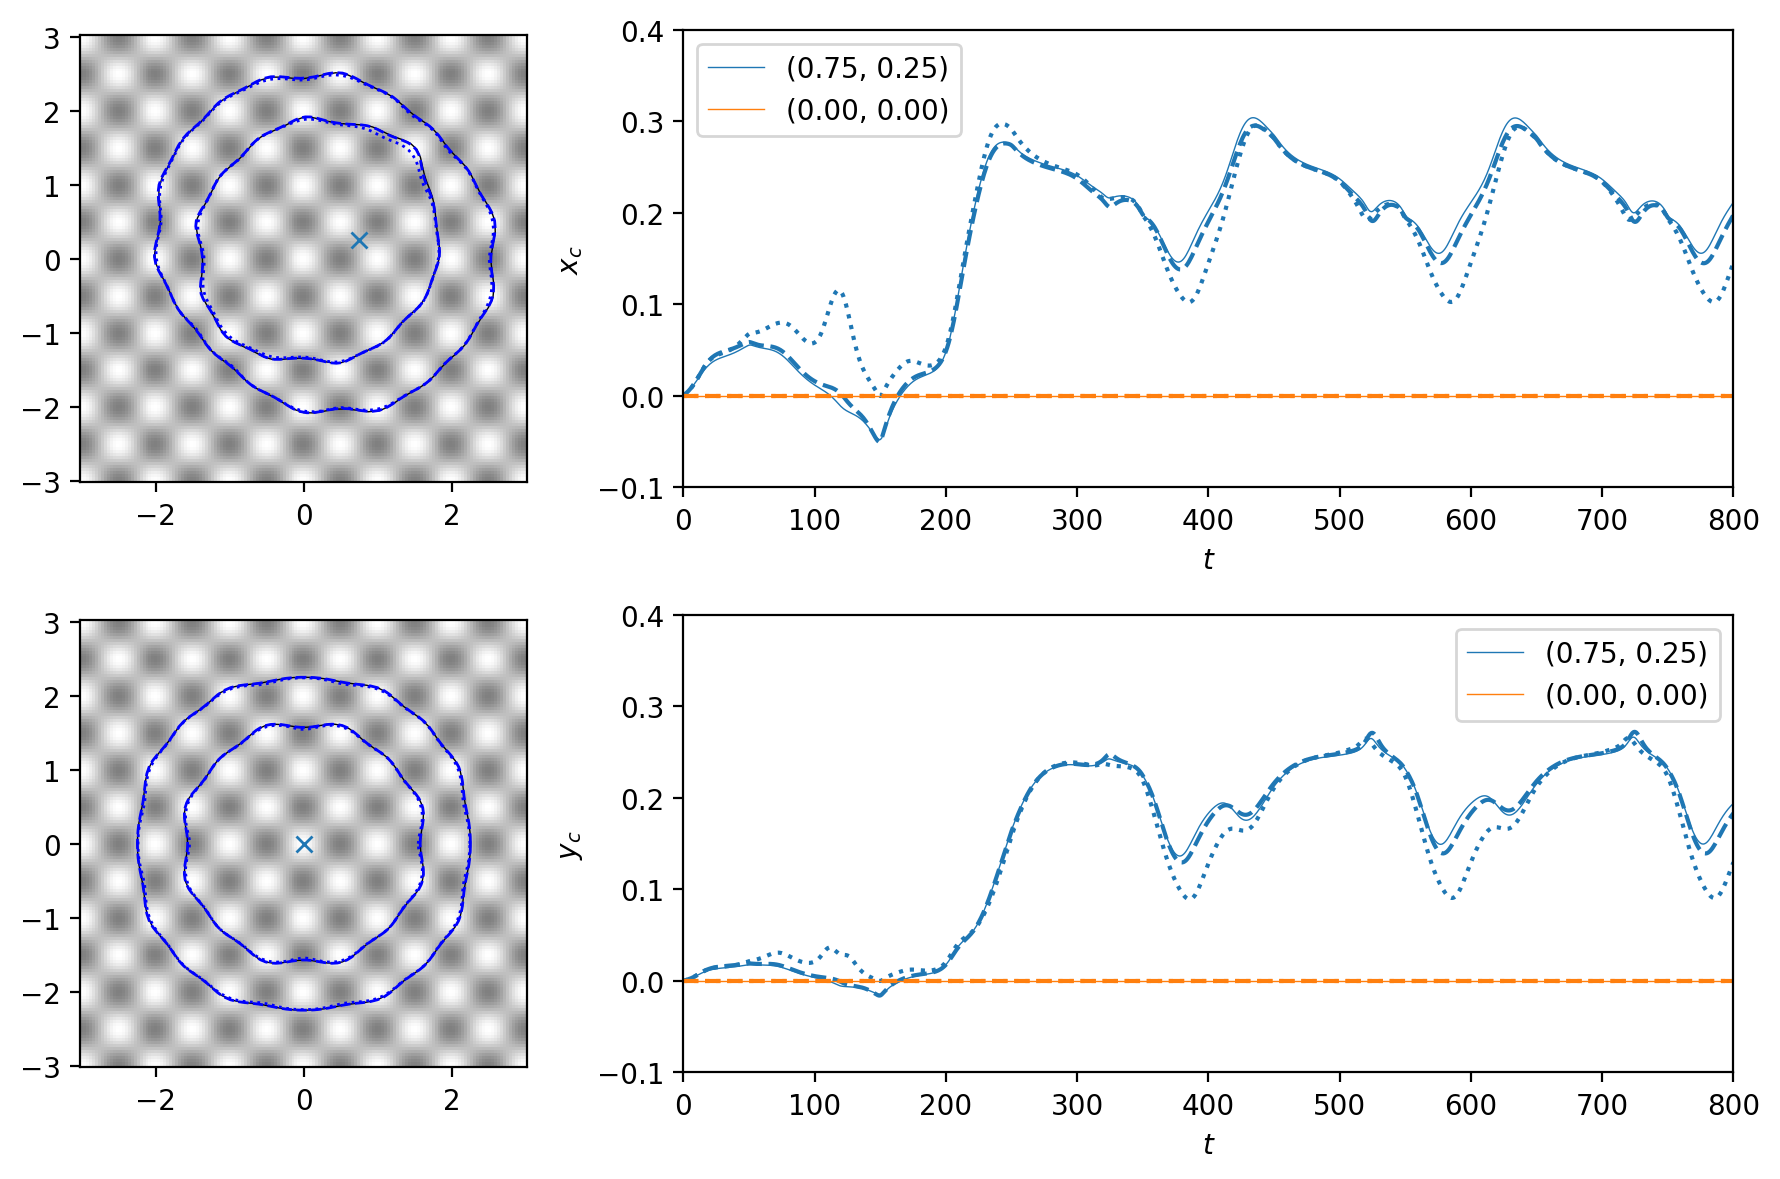

Recreate this plot in Python.
# -*- coding: utf-8 -*-
"""
Data generation for figure 06
"""
import sys
sys.path.append("../main/")
import numpy as np
from ODEdrop import *
from matplotlib.gridspec import GridSpec
from matplotlib.colors import LinearSegmentedColormap


# Volume variations
def V(t):
    return Vperiodic(t,p=200,Vamp=np.pi)

# Heterogeneity profile
cmap = LinearSegmentedColormap.from_list('custom greys', [(1,1,1),(0.5,0.5,0.5)], N=256)
g = lambda x,y: 1-0.15*(np.cos(2*np.pi*(x+y)) + np.cos(2*np.pi*(x-y)))
    
# Shaded profile
Npt = 150
xf,yf = np.meshgrid(np.linspace(-3,3,Npt),np.linspace(-3,3,Npt))
Gf = g(xf,yf)


fig = plt.figure(figsize=(9,6),tight_layout=True)
gs = GridSpec(2, 3, figure=fig)


axL = (fig.add_subplot(gs[0, 0],adjustable='box',aspect=1), \
         fig.add_subplot(gs[1, 0],adjustable='box',aspect=1))
axR = (fig.add_subplot(gs[0,1:]),fig.add_subplot(gs[1,1:]))

for ax in axR:
    ax.set_xlim([0,800])
    ax.set_ylim([-0.1,0.4])
    ax.set_xlabel('$t$')
axR[0].set_ylabel('$x_c$')
axR[1].set_ylabel('$y_c$')
    
PDEfiles = ["Figure06_PDE_a","Figure06_PDE_b"]
Period = [200,600]
Flux = [(0.75,0.25,1),(0,0,1)]
Colors = ['C0','C1']
for ax in [0,1]:
    axL[ax].pcolor(xf[0],yf[:,0],Gf,shading='auto',cmap=cmap)

    # Load PDE data
    n = 100
    PDEdata = loadmat(PDEfiles[ax])
    u = 2*np.pi*np.arange(1,n+1)/n
    Xc = PDEdata["X"]
    Yc = PDEdata["Y"]
    CL = PDEdata["Bound"]
    tPDE=PDEdata["tPDE"]
    
    for Tp in [650,750]:
        X = Xc[Tp*10] + CL[Tp*10,:]*np.cos(u)
        Y = Yc[Tp*10] + CL[Tp*10,:]*np.sin(u)
        axL[ax].fill(X,Y,edgecolor='k',fill=False,lw=0.5)
    
    axL[ax].plot(Flux[ax][0],Flux[ax][1],'x',markersize=6)
    
    # Show centroid evolution
    axR[0].plot(tPDE[::10],Xc[::10],lw=0.5,color=Colors[ax],label='(%1.2f, %1.2f)' % (Flux[ax][:-1]))
    axR[1].plot(tPDE[::10],Yc[::10],lw=0.5,color=Colors[ax],label='(%1.2f, %1.2f)' % (Flux[ax][:-1]))
    
    
    tp = np.linspace(0,800,801)
    style = ['--',':']
    for case in [0,1]:
        drop = ODEdrop(n=150,het=g,V=V,t_end=800,bim=(case==0),flux=Flux[ax])
        drop.solve()
        
        # Draw contact line shapes
        plt.sca(axL[ax])
        drop.drawcl([650,750],style=style[case])
        
        # Get Centroid evolution
        Xc,Yc,__ = drop.getcl(tp,coord='polar')
        
        axR[0].plot(tp,Xc,style[case],color=Colors[ax])
        axR[1].plot(tp,Yc,style[case],color=Colors[ax])

    axR[0].legend()
    axR[1].legend()
plt.savefig('Figure06.png',bbox_inches='tight', dpi=200)